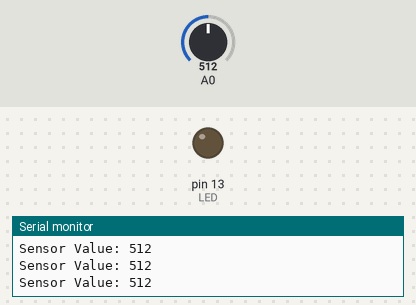
Bench run of a sketch on a simulated Arduino Uno, built with avr-gcc and run on an emulated ATmega328P. Shown: output pins drawn as LEDs (lit = HIGH), the last lines printed to the serial monitor. The inputs (shaded band) are chosen by the test bench; at power-on: A0 = 512.

Above: at 1.2 s.
1.3 s: A0 set to 683
4.3 s: A0 set to 709
At 5.0 s:
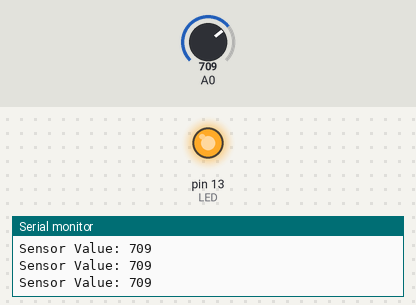
5.8 s: A0 set to 690
At 6.7 s:
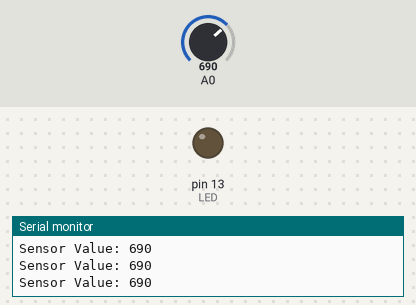
8.8 s: A0 set to 710
At 9.1 s:
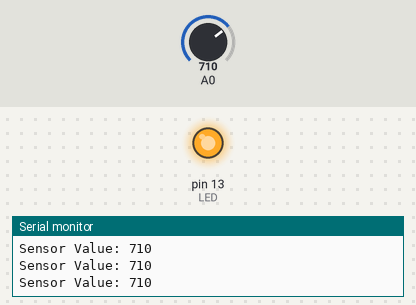
Timing chart, 0 to 11.8 s (numbered marks = the images above; inputs shaded):
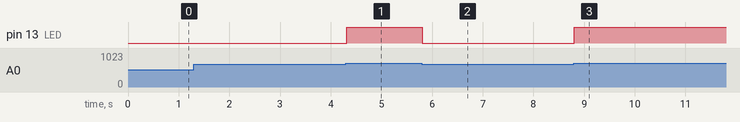

The sketch:

ardoino.ino
```cpp
/*Sources: https://create.arduino.cc/projecthub/karmette/basic-led-setup-for-beginners-0a124a
           https://www.instructables.com/id/How-to-use-a-vibration-sensor-shake-switch-Arduino/ */

int LED = 13; //Buzzer connected to pin 8 of Arduino uno / mega
int sensor;           //Variable to store analog value (0-1023)

void setup()
{
	Serial.begin(9600);      //Only for debugging
	pinMode(LED, OUTPUT);
}

void loop()
{
	sensor = analogRead(A0);
	//While sensor is not moving, analog pin receive 1023~1024 value
	if (sensor>700){
	digitalWrite(LED, HIGH);

Serial.print("Sensor Value: ");
	Serial.println(sensor);
	}

	else{
		digitalWrite(LED, LOW);
		Serial.print("Sensor Value: ");
		Serial.println(sensor);
	}
}
```

Measured:
- the behaviour switches between 700 and 701 on A0 (found by bisection; images 0 and 1)
- after the input at 4.3 s, pin 13 (LED): LOW → HIGH at once
- after the input at 5.8 s, pin 13 (LED): HIGH → LOW at once
- after the input at 8.8 s, pin 13 (LED): LOW → HIGH at once
